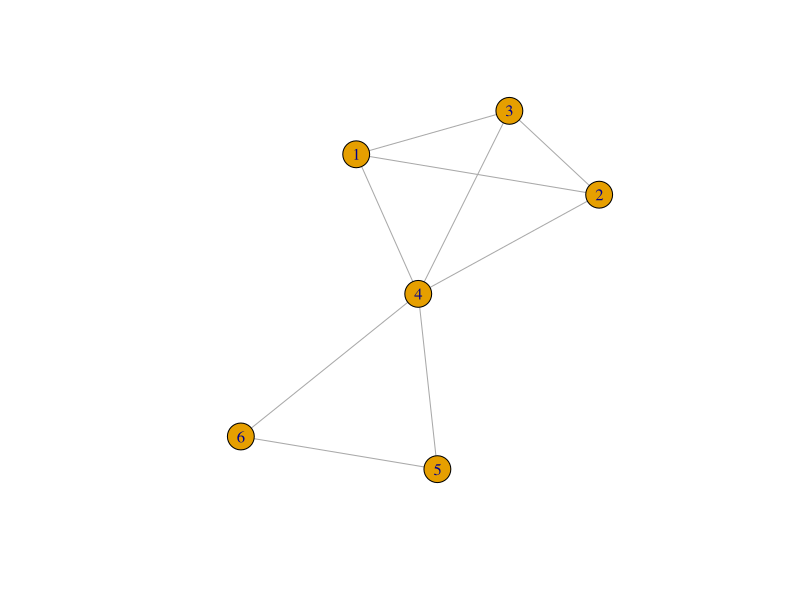
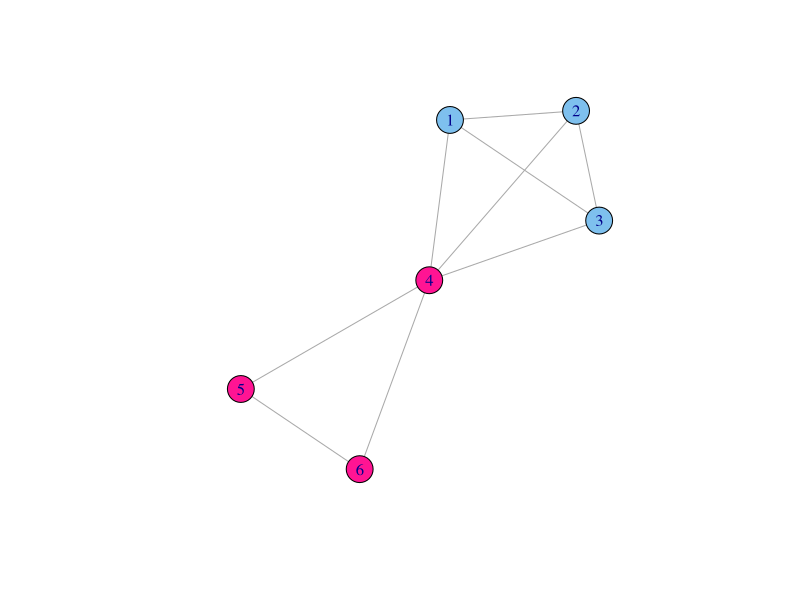
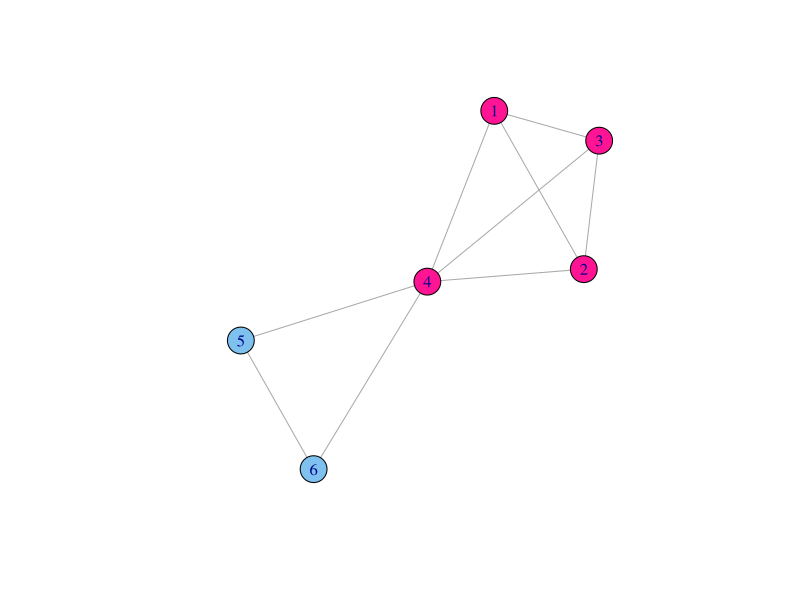
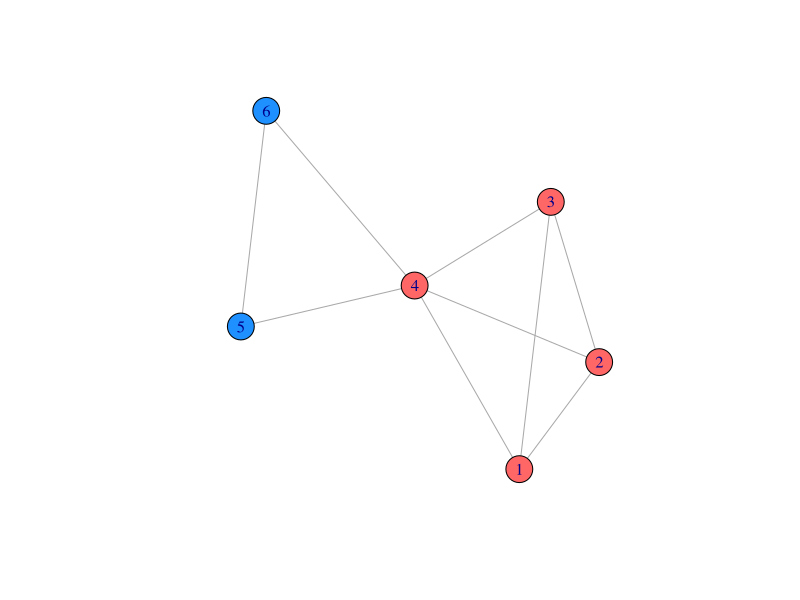

These figures' R source, in order:
## ---- chunk 1
# load igraph and set random seed
library(igraph)
set.seed(1)

# adj matrix with two cliques
adj.matrix = matrix(0, 6, 6)
adj.matrix[1:4,1:4] = 1
adj.matrix[3,4] = adj.matrix[4,5] = adj.matrix[4,5] = adj.matrix[4,6] = adj.matrix[5,6] = 1
diag(adj.matrix) = 0

# print adjacency matrix
adj.matrix

# convert to graph
g = graph.adjacency(adj.matrix, mode='undirected')

# plot graph
plot(g)

# find all cliques
g.cliques = maximal.cliques(g)

# plot first clique matched
V(g)$color = ifelse(V(g) %in% g.cliques[[1]], '#FF1493', '#7EC0EE')
plot(g)

# plot second clique matched
V(g)$color = ifelse(V(g) %in% g.cliques[[2]], '#FF1493', '#7EC0EE')
plot(g)
## ---- chunk 2
g.kcores = graph.coreness(g)

# color 3-cores orange
V(g)$color = ifelse(g.kcores == 3, '#FF6666', '#1E90FF')
plot(g)
